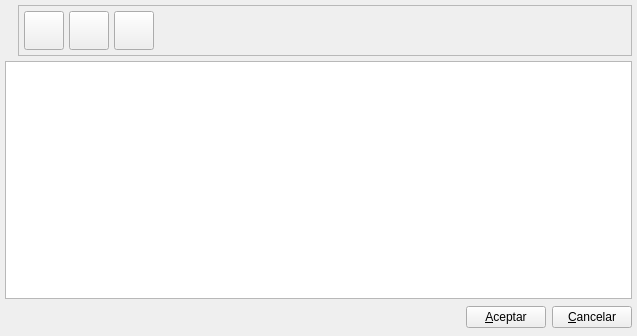
<ui version="4.0" >
 <author>Josep Maria Estopà Rey</author>
 <comment></comment>
 <exportmacro></exportmacro>
 <class>TarifaListBase</class>
 <widget class="QWidget" name="TarifaListBase" >
  <property name="enabled" >
   <bool>true</bool>
  </property>
  <property name="geometry" >
   <rect>
    <x>0</x>
    <y>0</y>
    <width>637</width>
    <height>336</height>
   </rect>
  </property>
  <property name="windowTitle" >
   <string>Tarifas</string>
  </property>
  <property name="windowIcon" >
   <iconset resource="../../../bulmages.qrc" >:/Bulmafact48x48/images/png/48x48/i_bulmages_tarifa_listado.48x48.png</iconset>
  </property>
  <layout class="QVBoxLayout" >
   <property name="margin" >
    <number>5</number>
   </property>
   <property name="spacing" >
    <number>5</number>
   </property>
   <item>
    <layout class="QHBoxLayout" >
     <property name="margin" >
      <number>0</number>
     </property>
     <property name="spacing" >
      <number>6</number>
     </property>
     <item>
      <widget class="QLabel" name="pixmapLabel1" >
       <property name="pixmap" >
        <pixmap resource="../../../bulmages.qrc" >:/Bulmafact48x48/images/png/48x48/i_bulmages_tarifa_listado.48x48.png</pixmap>
       </property>
       <property name="scaledContents" >
        <bool>true</bool>
       </property>
      </widget>
     </item>
     <item>
      <widget class="QFrame" name="m_botonera" >
       <property name="frameShape" >
        <enum>QFrame::StyledPanel</enum>
       </property>
       <property name="frameShadow" >
        <enum>QFrame::Raised</enum>
       </property>
       <layout class="QHBoxLayout" >
        <property name="margin" >
         <number>5</number>
        </property>
        <property name="spacing" >
         <number>5</number>
        </property>
        <item>
         <widget class="QToolButton" name="mui_crear" >
          <property name="toolTip" >
           <string>Nueva tarifa</string>
          </property>
          <property name="whatsThis" >
           <string>Nueva tarifa</string>
          </property>
          <property name="icon" >
		  <iconset  resource="../../../bulmages.qrc">:/Images/document-new.svg</iconset>
          </property>
          <property name="iconSize" >
           <size>
            <width>32</width>
            <height>32</height>
           </size>
          </property>
         </widget>
        </item>
        <item>
         <widget class="QToolButton" name="mui_editar" >
          <property name="toolTip" >
           <string>Editar tarifa</string>
          </property>
          <property name="whatsThis" >
           <string>Editar tarifa</string>
          </property>
          <property name="icon" >
		  <iconset resource="../../../bulmages.qrc" >:/Images/document-open.svg</iconset>
          </property>
          <property name="iconSize" >
           <size>
            <width>32</width>
            <height>32</height>
           </size>
          </property>
         </widget>
        </item>
        <item>
         <widget class="QToolButton" name="mui_borrar" >
          <property name="toolTip" >
           <string>Borrar tarifa</string>
          </property>
          <property name="whatsThis" >
           <string>Borrar tarifa</string>
          </property>
          <property name="icon" >
		  <iconset resource="../../../bulmages.qrc" >:/Images/edit-delete.svg</iconset>
          </property>
          <property name="iconSize" >
           <size>
            <width>32</width>
            <height>32</height>
           </size>
          </property>
         </widget>
        </item>
        <item>
         <spacer>
          <property name="orientation" >
           <enum>Qt::Horizontal</enum>
          </property>
          <property name="sizeType" >
           <enum>QSizePolicy::Expanding</enum>
          </property>
          <property name="sizeHint" >
           <size>
            <width>475</width>
            <height>34</height>
           </size>
          </property>
         </spacer>
        </item>
       </layout>
      </widget>
     </item>
    </layout>
   </item>
   <item>
    <widget class="TarifaListSubform" name="mui_list" />
   </item>
   <item>
    <layout class="QHBoxLayout" >
     <property name="margin" >
      <number>0</number>
     </property>
     <property name="spacing" >
      <number>6</number>
     </property>
     <item>
      <spacer>
       <property name="orientation" >
        <enum>Qt::Horizontal</enum>
       </property>
       <property name="sizeHint" >
        <size>
         <width>363</width>
         <height>27</height>
        </size>
       </property>
      </spacer>
     </item>
     <item>
      <widget class="QPushButton" name="mui_aceptar" >
       <property name="text" >
        <string>&amp;Aceptar</string>
       </property>
      </widget>
     </item>
     <item>
      <widget class="QPushButton" name="mui_cancelar" >
       <property name="text" >
        <string>&amp;Cancelar</string>
       </property>
      </widget>
     </item>
    </layout>
   </item>
  </layout>
 </widget>
 <layoutdefault spacing="3" margin="5" />
 <pixmapfunction></pixmapfunction>
 <customwidgets>
  <customwidget>
   <class>TarifaListSubform</class>
   <extends>QTableWidget</extends>
   <header>tarifalistsubform.h</header>
   <container>0</container>
   <pixmap></pixmap>
  </customwidget>
 </customwidgets>
 <resources>
  <include location="../../../bulmages.qrc" />
 </resources>
 <connections/>
</ui>
